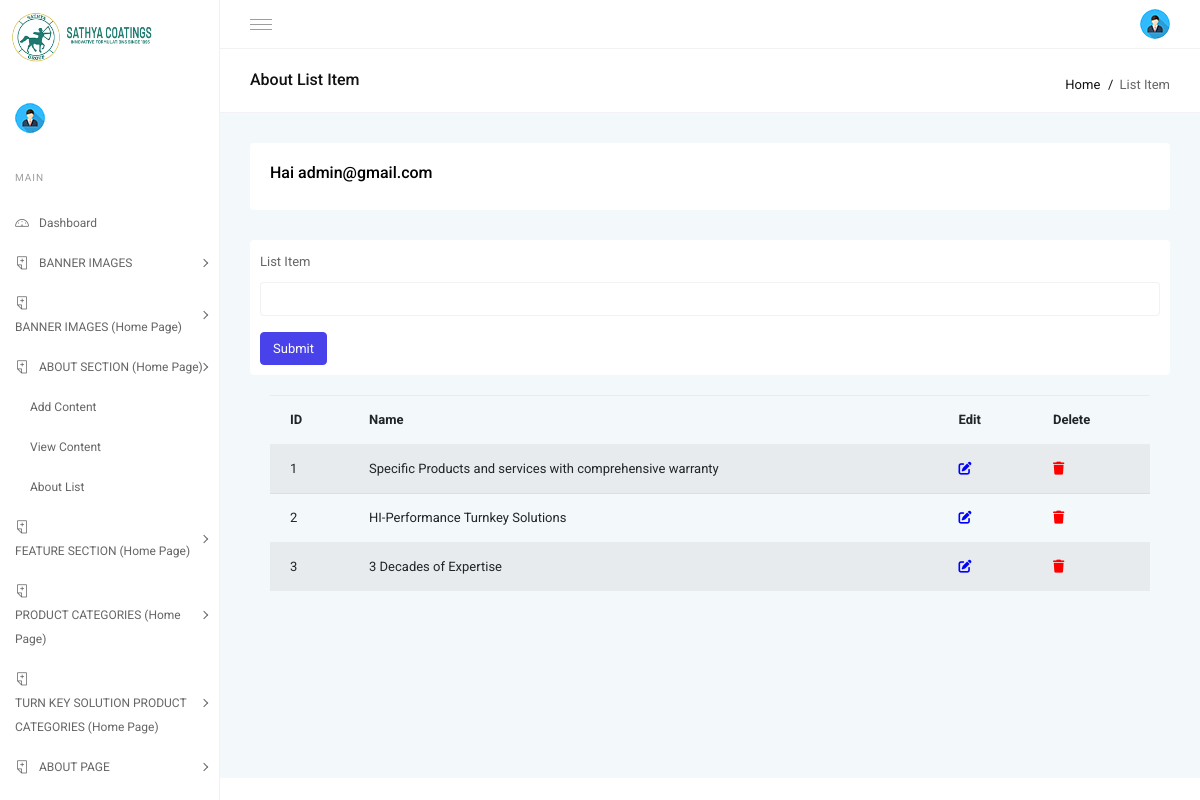
Page /sathyadb/list.php (signed in) on the committed database.
### tables this page shows
CREATE TABLE `list` (
  `list_id` int(10) NOT NULL,
  `name` text NOT NULL
);

### sathyadb/list.php (the view, shortened to what this page needs)
<?php include("header.php"); ?>
<?php
include("config.php");
$name = '';
?>
<div class="page-title-area">
    <div class="row align-items-center">
        <div class="col-sm-12 col-lg-12 col-md-12 col-12">
            <div class="breadcrumbs-area clearfix">
                <h2 class="page-title float-left">About List Item</h2>
                <ul class="breadcrumbs float-right">
                    <li><a href="index.php">Home</a></li>
                    <li><span>List Item</span></li>
                </ul>
            </div>
        </div>
    </div>
</div>
<div class="body-content">
    <div class="row">
        <div class="col-lg-12">
            <div class="card m-b-30">
                <div class="card-body">
                    <?php
                     echo '<h3 class="f-s-16">Hai '.$_SESSION['email_admin'].'</h3>';
                    ?>
                </div>
            </div>
        </div>
    </div>
    <div class="row">
        <div class="col-lg-12">
            <div class="card">
                <form action="" method="POST" style="padding:10px;" class="needs-validation" novalidate>
                    <div class="mb-3">
                        <label for="name" class="form-label">List Item</label>
                        <input type="text" name="name" class="form-control" value="<?php echo $name; ?>"
                            autocomplete="off" required>
                    </div>
                    <button type="submit" name="submit" class="btn btn-primary">Submit</button>
                </form>
            </div>
            <div class="card-body">
                <div class="table-responsive">
                    <table class="datatable table table-striped">
                        <thead>
                            <tr>
                                <th>ID</th>
                                <th>Name</th>
                                <th>Edit</th>
                                <th>Delete</th>
                            </tr>
                        </thead>
                        <tbody>
                            <?php
                $result = $conn->query("SELECT * FROM list");
                $i=0;
                while ($row = $result->fetch_assoc()) {
                    $i++;
                    echo "<tr>";
                    echo "<td>$i</td>";
                    echo "<td>{$row['name']}</td>";
                    echo "<td><a href='?id={$row['list_id']}'><i class='fa fa-edit' style='color:blue'></i> </a></td>";
                    echo "<td><a href='?id={$row['list_id']}&action=delete'><i class='fa fa-trash' style='color:red'></i></a></td>";
                    echo "</tr>";
                }
                ?>
                        </tbody>
                    </table>
                </div>
            </div>
        </div>
    </div>
</div>
<?php
include("footer.php");
?>

### rows in the picture
list: name "Specific Products and services with comprehensive warranty"
list: name "HI-Performance Turnkey Solutions"
list: name "3 Decades of Expertise"

### other values in the picture
$_SESSION['email_admin'] "admin@gmail.com"
